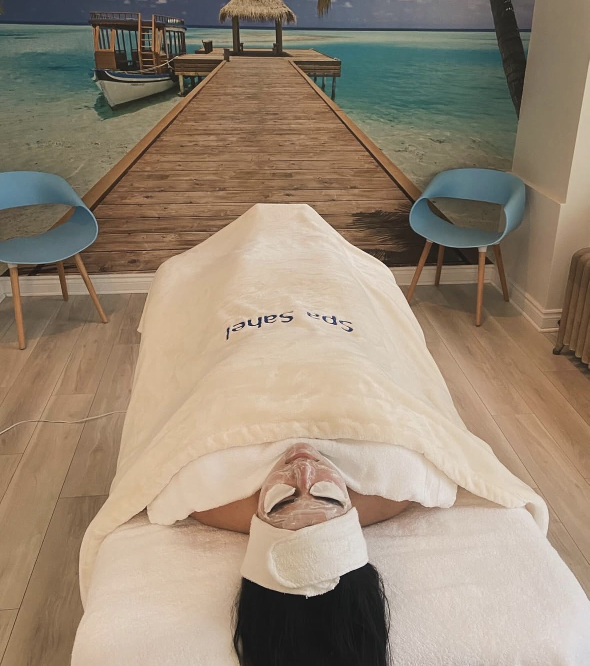
#> input picture scripts/src/room.jpg, 1179 x 1332 px (shown at 1/2 size)
$ python build_assets.py
#> lines starting #> are read from the running program, lines starting #| are printed output that depends on the picture
#!/usr/bin/env python3
"""Photographs and icons.

Every photograph here is Spa Sahel's own — twenty-six pulled from spasahel.com
plus the treatment-room shot the client sent. Most of theirs are small (their
service grid ships 416x315), so each one is emitted at its native width and
never above it: upscaling a 416px file to fill a phone hero only makes the
softness bigger. `PHOTOS` records the true width so the markup can size the
element to what the picture can actually carry, and `scripts/src/README` notes
which categories are waiting on a better original.

Icons are rasterised from the traced lockup through headless Chrome rather than
drawn again in Pillow, so the app icon is the same curve data as the mark on the
home screen. The maskable one keeps the fan inside the 80% safe circle.

    python3 scripts/build_assets.py

Pure stdlib + Pillow. Chrome only for the icons.
"""

import json
import pathlib
import subprocess
import sys
import tempfile

from PIL import Image

ROOT = pathlib.Path(__file__).resolve().parent.parent
SRC = ROOT / "scripts" / "src"
PHOTOS = ROOT / "assets" / "photos"
ICONS = ROOT / "assets" / "icons"
BRAND = ROOT / "assets" / "brand"
CHROME = "/Applications/Google Chrome.app/Contents/MacOS/Google Chrome"

SM = 420          # the small variant every card and the offline shell uses
QUALITY = 82
LOGO_BG = "#FFFFFF"

# key -> (source file, crop aspect or None, focal point 0..1 vertical)
# The focal point is where the crop keeps its centre: faces sit high in most of
# these, feet low.
SHOTS = {
    "room":        ("room.jpg", 3 / 4, 0.46),
    "beach":       ("Beach-2-scaled.jpg", 16 / 9, 0.52),
    "facial":      ("52.png", 4 / 3, 0.45),
    "facial-mask": ("51.png", 4 / 3, 0.45),
    "facial-glow": ("56.png", 4 / 3, 0.45),
    "microderm":   ("Microdermaabrasion.jpg", 4 / 3, 0.45),
    "microneedle": ("Microneedling.jpg", 4 / 3, 0.45),
    "peel":        ("hb.png", 4 / 3, 0.45),
    "body-scrub":  ("62.png", 4 / 3, 0.5),
    "body-oil":    ("bodytreatment.jpg", 4 / 3, 0.5),
    "spa-jet":     ("le-spa-jet-chromotherapie.png", 4 / 3, 0.5),
    "hydro":       ("54.png", 4 / 3, 0.5),
    "massage":     ("massage.webp", 4 / 3, 0.5),
    "massage-cal": ("massage1-1.jpg", 4 / 3, 0.5),
    "massage-face": ("59.png", 4 / 3, 0.45),
    "reflexology": ("61.png", 4 / 3, 0.5),
    "laser":       ("Laser.jpeg", 4 / 3, 0.5),
    "laser-face":  ("laser-treatment.jpg", 4 / 3, 0.5),
    "electrolysis": ("electrolysiss.jpeg", 4 / 3, 0.5),
    "waxing":      ("waxing_.jpg", 4 / 3, 0.5),
    "threading":   ("threading.jpg", 4 / 3, 0.42),
    "nails":       ("service-22-5.png", 4 / 3, 0.5),
    "nails-stone": ("pamper-1024x683-1.jpg", 4 / 3, 0.5),
    "pedicure":    ("55.png", 4 / 3, 0.5),
    "sauna":       ("sauna.jpg", 4 / 3, 0.45),
    "vein":        ("63.png", 4 / 3, 0.45),
}


def flatten(im):
    """Drop alpha onto white — several of theirs are RGBA PNGs with a white mat."""
    if im.mode in ("RGBA", "LA", "P"):
        im = im.convert("RGBA")
        bg = Image.new("RGBA", im.size, (255, 255, 255, 255))
        im = Image.alpha_composite(bg, im)
    return im.convert("RGB")
#> returned value is the input picture: PIL image 1179x1332 RGB; mean R, G, B 152.4, 136.6, 117.9


def crop_to(im, aspect, focal):
#> called with aspect = 0.75, focal = 0.46
    w, h = im.size
#> w = 1179; h = 1332
    if aspect is None:
        return im
    if w / h > aspect:                      # too wide — trim the sides
        nw = round(h * aspect)
#> nw = 999
        x = (w - nw) // 2
#> x = 90
        return im.crop((x, 0, x + nw, h))
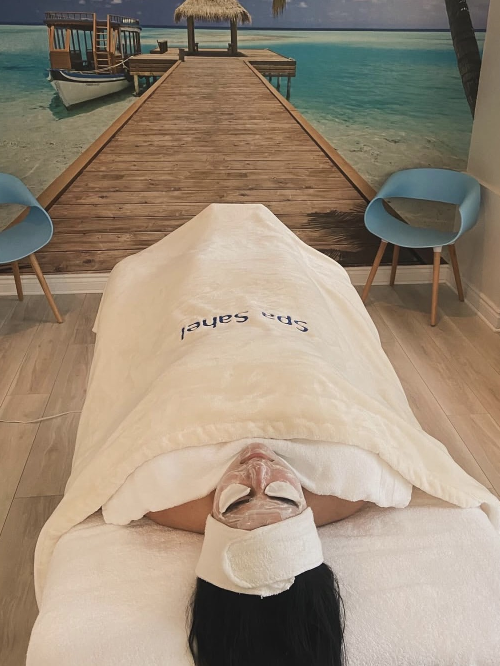
#> returned value: PIL image 999x1332 RGB (shown at 1/2 size); mean R, G, B 154.3, 138.7, 120.4
    nh = round(w / aspect)                  # too tall — trim to the focal band
    y = round((h - nh) * focal)
    return im.crop((0, y, w, y + nh))


def emit(key, im, width, suffix=""):
    if im.width != width:
        im = im.resize((width, round(im.height * width / im.width)), Image.LANCZOS)
    out = PHOTOS / f"{key}{suffix}.webp"
    im.save(out, "WEBP", quality=QUALITY, method=6)
    return out, im.size


def render_svg(svg_path, out_png, size, pad=0.0, bg=LOGO_BG, radius=0):
    """Rasterise an SVG square through headless Chrome at 2x, then downsample."""
    svg = svg_path.read_text(encoding="utf-8")
    inset = f"{pad * 100:.1f}%"
    style = (f"margin:0;width:{size}px;height:{size}px;background:{bg};"
             f"display:flex;align-items:center;justify-content:center;"
             + (f"border-radius:{radius}px;" if radius else ""))
    html = (f'<!doctype html><meta charset="utf-8">'
            f'<body style="{style}">'
            f'<div style="width:calc(100% - {inset} * 2);display:flex">{svg}</div></body>')
    with tempfile.TemporaryDirectory() as td:
        page = pathlib.Path(td) / "p.html"
        page.write_text(html, encoding="utf-8")
        shot = pathlib.Path(td) / "s.png"
        subprocess.run([CHROME, "--headless", "--disable-gpu", "--hide-scrollbars",
                        f"--screenshot={shot}", f"--window-size={size},{size}",
                        "--force-device-scale-factor=2",
                        "--default-background-color=00000000", page.as_uri()],
                       check=True, capture_output=True)
        im = Image.open(shot).convert("RGBA")
        bgim = Image.new("RGBA", im.size, (255, 255, 255, 255))
        im = Image.alpha_composite(bgim, im).convert("RGB")
        im = im.resize((size, size), Image.LANCZOS)
        im.save(out_png, "PNG", optimize=True)
    return out_png


def main():
    if not SRC.exists():
        sys.exit(f"missing sources: {SRC}")
    PHOTOS.mkdir(parents=True, exist_ok=True)
    ICONS.mkdir(parents=True, exist_ok=True)

    manifest = {}
    missing = []
    for key, (name, aspect, focal) in SHOTS.items():
        path = SRC / name
        if not path.exists():
            missing.append(name)
            continue
        im = crop_to(flatten(Image.open(path)), aspect, focal)
        full, size = emit(key, im, im.width)
#> size = (999, 1332)
        small, _ = emit(key, im, min(SM, im.width), "-sm")
#> call 2 of emit, with key = 'room', width = 420, suffix = '-sm'
#> in emit (call 2), `im = im.resize((width, round(im.height * width / im.width)), Image.LAN..`:
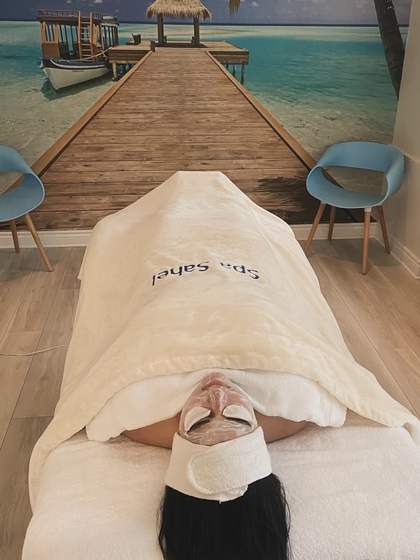
#> im: PIL image 420x560 RGB; mean R, G, B 154.3, 138.7, 120.4
        manifest[key] = {"w": size[0], "h": size[1]}
#> (the run stopped early here; a loop or call above may not have finished)
